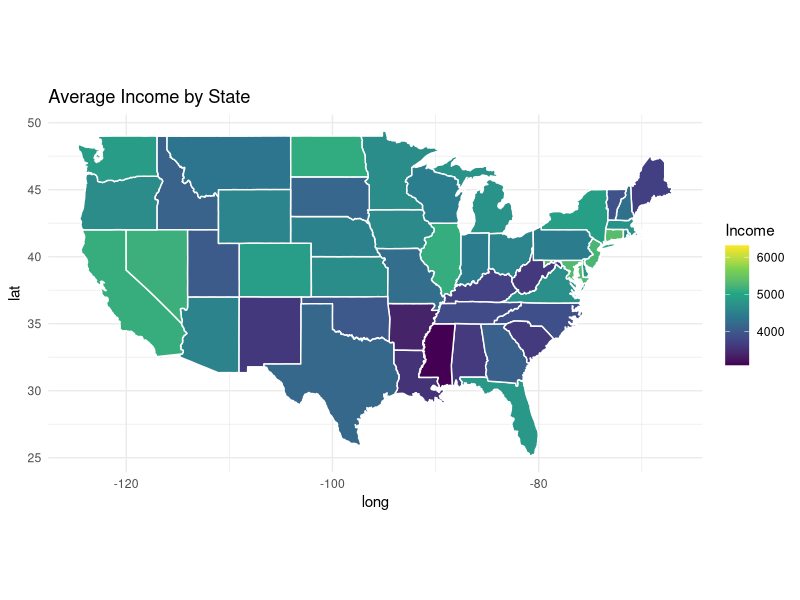
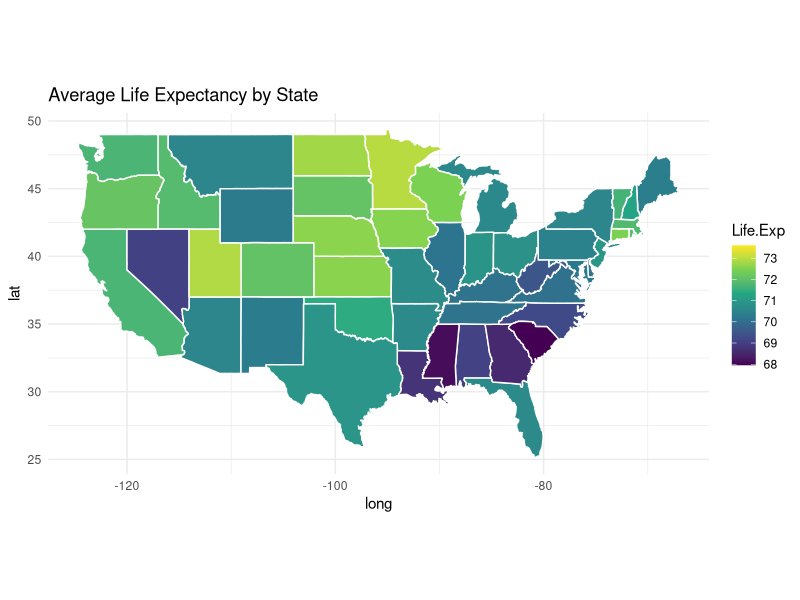

The R source for these figures, in order:
## ---- chunk 1
energy_sources <- c("Solar (MWh)", "Wind (GWh)", "Coal (MWh)", "Hydro (kWh)")
energy_sources
## ---- chunk 2
library(ggplot2)
library(tidyverse)
energy_sources[str_detect(energy_sources, pattern = "(Wind)|(Hydro)")]
## ---- chunk 3
units <- str_extract(energy_sources, "(?<=\\().*?(?=\\))")
energy_sources
## ---- chunk 4
sources <- str_remove(energy_sources, "\\s*\\(.*\\)") |> str_trim()
## ---- chunk 5
 energy_clean <- tibble(
  "source" = sources,
  "unit" = units
 )
 energy_clean
## ---- chunk 6
# Load datasets
library(dplyr)

# Convert matrix to data frame
states <- data.frame(state.x77)

# Add state names as a new column
states$state <- rownames(states)

# select and reorder columns
states <- states |>
  select(state, Income, Population, Illiteracy, Life.Exp)
# table for regions
regions <- data.frame(state = state.name, region = state.region)



## ---- chunk 7
combined_left <- left_join(states, regions)
combined_left
## ---- chunk 8
combined_inner <- inner_join(states, regions)
combined_inner
#there isn't a difference, both are 50 
## ---- chunk 9
combined_anti <- anti_join(states, regions)
combined_anti
#0, all states match, spelling errors or weird formatting
## ---- chunk 10
combined_left <- pivot_longer(combined_left,
    cols = c(Income, Population, Illiteracy, Life.Exp),
    names_to = "variable",
    values_to = "value"
  )
combined_left
## ---- chunk 11
library(tidyverse)

# Sample sales data
sales <- tibble(
  Store = c("Store A", "Store B", "Store C"),
  Jan_Sales = c(100, 150, 120),
  Feb_Sales = c(200, 180, 130),
  Mar_Sales = c(150, 200, 140)
)

sales
## ---- chunk 12
 sales_long <- pivot_longer(sales, 
    cols = c(Jan_Sales, Feb_Sales, Mar_Sales),
    names_to = "Month",
    values_to = "Sales"
  )
  sales_long
## ---- chunk 13
sales_long <- mutate(sales_long, Month = str_remove(Month, pattern = "_Sales"))
sales_long
## ---- chunk 14
sales_wide = pivot_wider(sales_long, names_from = "Store", values_from = "Sales")
sales_wide
## ---- chunk 15
library(ggplot2)
library(maps)
library(dplyr)

us_map <- map_data("state")

state_data <- states |>
  left_join(regions, by = "state") |>
  mutate(state = tolower(state))

us_map
## ---- chunk 16
us_map_joined <- left_join(state_data, us_map, join_by(state == region))
us_map_joined
## ---- chunk 17
ggplot(us_map_joined, aes(long, lat, group = group, fill = Income)) +
  geom_polygon(color = "white") +
  coord_fixed(1.3) +
  theme_minimal() +
  scale_fill_viridis_c() +
  labs(title = "Average Income by State")
## ---- chunk 18
ggplot(us_map_joined, aes(long, lat, group = group, fill = Life.Exp)) +
  geom_polygon(color = "white") +
  coord_fixed(1.3) +
  theme_minimal() +
  scale_fill_viridis_c() +
  labs(title = "Average Life Expectancy by State")
